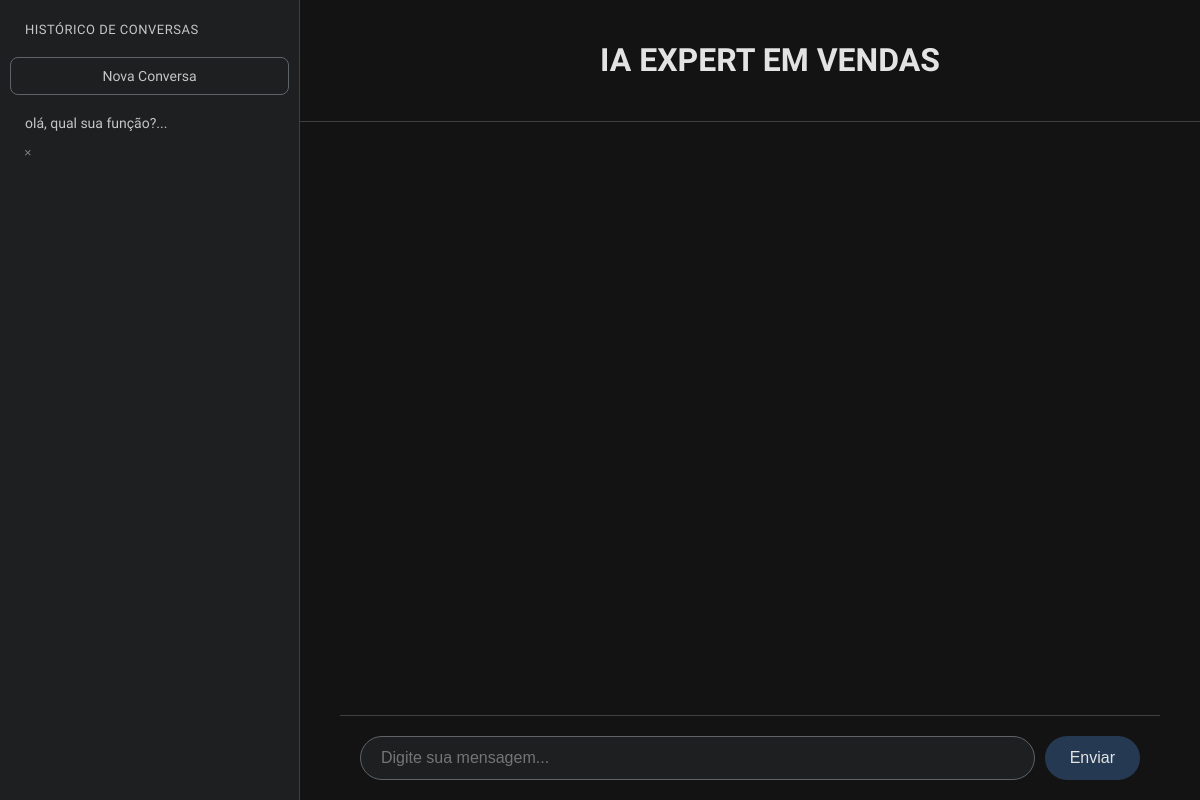
Page /chat/1/ on the earlier database version.
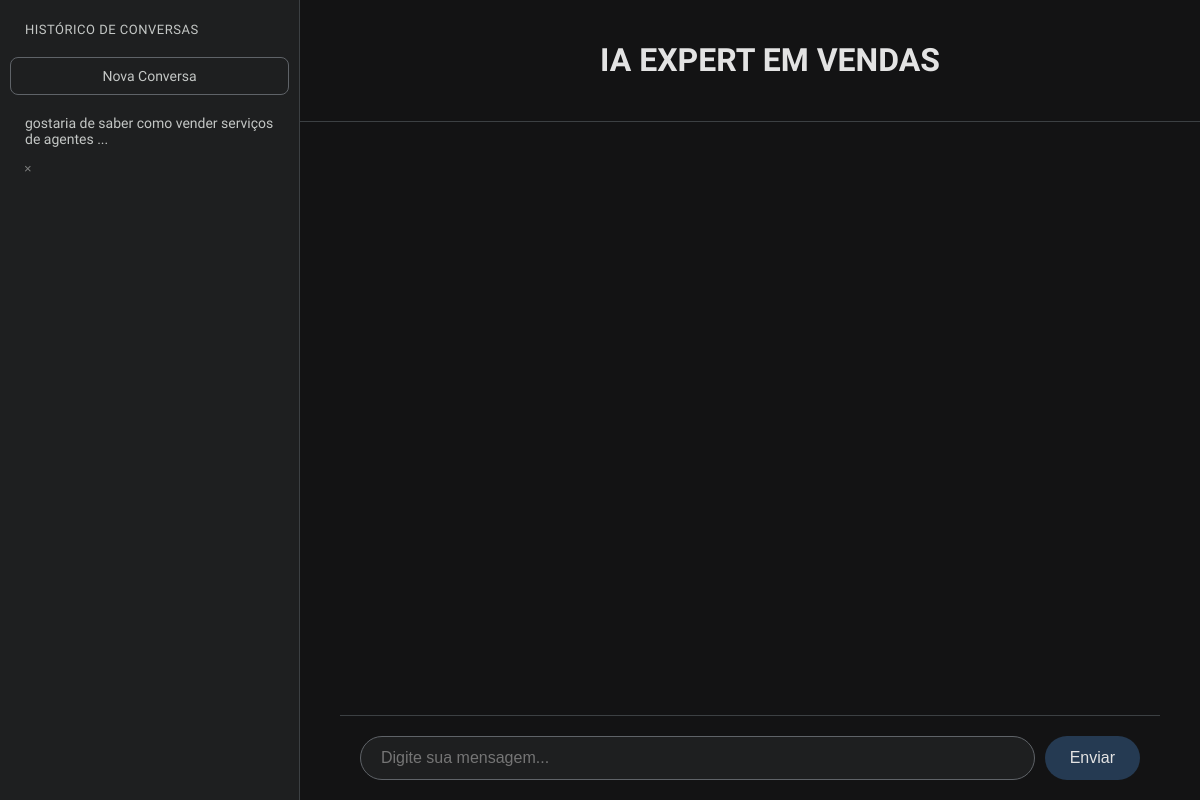
Same page on the later database version.
### chat/models.py (models this page shows, shortened)
class Conversation(models.Model):
    id = models.BigAutoField(primary_key=True)
    title = models.CharField(max_length=255, blank=True, null=True)
    created_at = models.DateTimeField(auto_now_add=True)
    history = models.JSONField(default=list)

### chat/views.py (the view)
# urls.py: path('chat/<int:conversation_id>/', views.index, name='index'),
def index(request, conversation_id=None):
    if not conversation_id:
        return redirect('new_chat')
    conversation = get_object_or_404(Conversation, id=conversation_id)
    conversations = Conversation.objects.exclude(title__isnull=True).exclude(title__exact='').order_by('-created_at')
    return render(request, "chat/index.html", {
        'conversation': conversation,
        'conversations': conversations
    })

### chat/templates/chat/index.html (shortened to what this page needs)
<!DOCTYPE html>
<html>
<head>
    {% load static %}
    <link rel="stylesheet" type="text/css" href="{% static 'chat/style.css' %}">
</head>
<body>
    <div class="app-container">
        <div class="sidebar">
            <h2>Histórico de Conversas</h2>
            <a href="{% url 'new_chat' %}" class="new-chat-button">Nova Conversa</a>
            <ul>
                {% for conv in conversations %}
                    <li>
                        <a href="{% url 'index' conv.id %}" class="{% if conv.id == conversation.id %}active{% endif %}">
                            {{ conv.title|default:"Nova Conversa" }}
                        </a>
                        <form action="{% url 'delete_chat' conv.id %}" method="post" class="delete-chat-form">
                            <button type="submit" class="delete-chat-button" title="Apagar histórico">×</button>
                        </form>
                    </li>
                {% endfor %}
            </ul>
        </div>
        <div class="chat-container">
            <div class="chat-header">
                <h1 class="page-title">IA EXPERT EM VENDAS</h1>
            </div>
        <div class="chat-history">
            <div class="chat-history-wrapper">
            </div>
        </div>
        <div class="chat-input">
            <input type="text" id="user-message" placeholder="Digite sua mensagem...">
            <button id="send-button">Enviar</button>
        </div>
    </div>
</div>
</body>
</html>

### chat/static/chat/style.css (style rules this page uses)
html, body { width: 100%; height: 100%; margin: 0; padding: 0; }
body { font-family: 'Google Sans', -apple-system, BlinkMacSystemFont, "Segoe UI", Roboto, Helvetica, Arial, sans-serif; background-color: #131314; color: #E3E3E3; box-sizing: border-box; }
.app-container { display: flex; height: 100vh; width: 100%; max-width: 1920px; margin: 0 auto; box-sizing: border-box; position: relative; overflow: hidden; }
.sidebar { width: 300px; flex: 0 0 300px; background-color: #1E1F20; padding: 12px 10px; border-right: 1px solid #3C4043; display: flex; flex-direction: column; box-sizing: border-box; transition: transform 0.3s ease; height: 100vh; overflow-y: auto; }
.sidebar h2 { margin: 10px 15px; color: #C4C7C5; font-size: 13px; font-weight: 500; text-transform: uppercase; letter-spacing: 0.5px; }
.sidebar ul { list-style: none; padding: 0; margin: 0; overflow-y: auto; flex-grow: 1; }
.sidebar li { margin-bottom: 2px; }
.new-chat-button { display: block; width: auto; margin: 10px 0; padding: 12px 15px; background-color: #1E1F20; color: #E3E3E3; border: 1px solid #5F6368; border-radius: 8px; text-align: center; text-decoration: none; font-size: 14px; font-weight: 500; cursor: pointer; transition: background-color 0.2s; }
.sidebar a { display: block; padding: 10px 15px; color: #C4C7C5; text-decoration: none; border-radius: 8px; font-size: 14px; transition: background-color 0.2s; }
.chat-container { flex: 1; display: flex; flex-direction: column; max-width: 100%; height: 100vh; background-color: #131314; position: relative; overflow: hidden; }
.chat-history { flex: 1; overflow-y: auto; padding: 20px; display: flex; flex-direction: column; align-items: center; max-height: calc(100vh - 140px); }
.chat-history-wrapper { width: 100%; max-width: 900px; margin: 0 auto; }
.chat-history { flex-grow: 1; padding: 20px 0; overflow-y: auto; box-sizing: border-box; }
.chat-history-wrapper { max-width: 820px; width: 100%; margin: 0 auto; padding: 20px; display: flex; flex-direction: column; gap: 12px; box-sizing: border-box; }
.chat-input { position: sticky; bottom: 0; background: transparent; padding: 18px 20px 24px 0; border-top: 1px solid #232526; }
.delete-chat-form { display: inline-block; margin-left: 8px; }
.delete-chat-button { background: transparent; border: none; color: rgba(196,199,197,0.6); font-size: 13px; padding: 4px 6px; cursor: pointer; }
.chat-input { display: flex; padding: 20px; border-top: 1px solid #3C4043; margin-top: auto; position: sticky; bottom: 0; background: #131314; z-index: 100; width: 100%; max-width: 820px; margin: 0 auto; box-sizing: border-box; }
#user-message { flex-grow: 1; border: 1px solid #5F6368; background-color: #1E1F20; color: #E3E3E3; border-radius: 24px; padding: 12px 20px; font-size: 16px; }
#send-button { background-color: #253A52; color: #E3E3E3; border: none; border-radius: 24px; padding: 12px 25px; margin-left: 10px; cursor: pointer; font-size: 16px; font-weight: 500; transition: background-color 0.2s; }
.chat-header { padding: 20px; border-bottom: 1px solid #3C4043; background: #131314; position: sticky; top: 0; z-index: 100; width: 100%; text-align: center; }

Differences in the rows shown:
removed Conversation: title "olá, qual sua função?..."
added Conversation: title "gostaria de saber como vender serviços de agentes ..."
